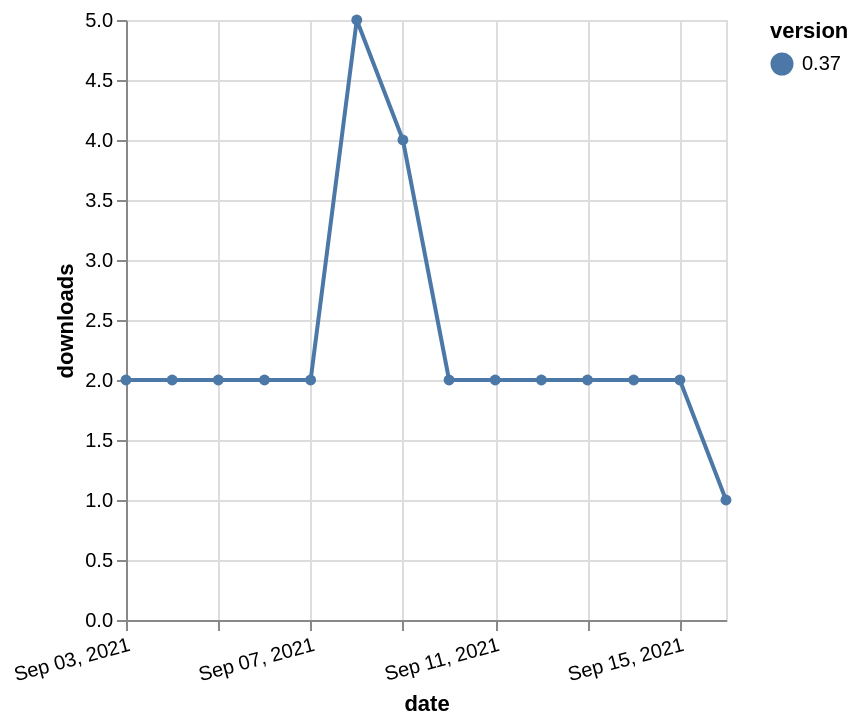

Vega-Lite specification for this chart:
### Vega-Lite specification from a JSON file in a GitHub repository (floating-point values rounded to 4 significant figures)
{"$schema": "https://vega.github.io/schema/vega-lite/v5.json", "description": "A simple bar chart with embedded data.", "data": {"values": [{"date": "2021-09-03", "total": 6186, "delta": 2, "version": "0.37"}, {"date": "2021-09-04", "total": 6188, "delta": 2, "version": "0.37"}, {"date": "2021-09-05", "total": 6190, "delta": 2, "version": "0.37"}, {"date": "2021-09-06", "total": 6192, "delta": 2, "version": "0.37"}, {"date": "2021-09-07", "total": 6194, "delta": 2, "version": "0.37"}, {"date": "2021-09-08", "total": 6199, "delta": 5, "version": "0.37"}, {"date": "2021-09-09", "total": 6203, "delta": 4, "version": "0.37"}, {"date": "2021-09-10", "total": 6205, "delta": 2, "version": "0.37"}, {"date": "2021-09-11", "total": 6207, "delta": 2, "version": "0.37"}, {"date": "2021-09-12", "total": 6209, "delta": 2, "version": "0.37"}, {"date": "2021-09-13", "total": 6211, "delta": 2, "version": "0.37"}, {"date": "2021-09-14", "total": 6213, "delta": 2, "version": "0.37"}, {"date": "2021-09-15", "total": 6215, "delta": 2, "version": "0.37"}, {"date": "2021-09-16", "total": 6216, "delta": 1, "version": "0.37"}]}, "width": "container", "mark": {"type": "line", "point": {"filled": true}}, "encoding": {"x": {"field": "date", "type": "temporal", "timeUnit": "yearmonthdate", "title": "date", "axis": {"labelAngle": -15}}, "y": {"field": "delta", "type": "quantitative", "title": "downloads"}, "color": {"field": "version", "type": "nominal"}, "tooltip": {"field": "delta"}}}
